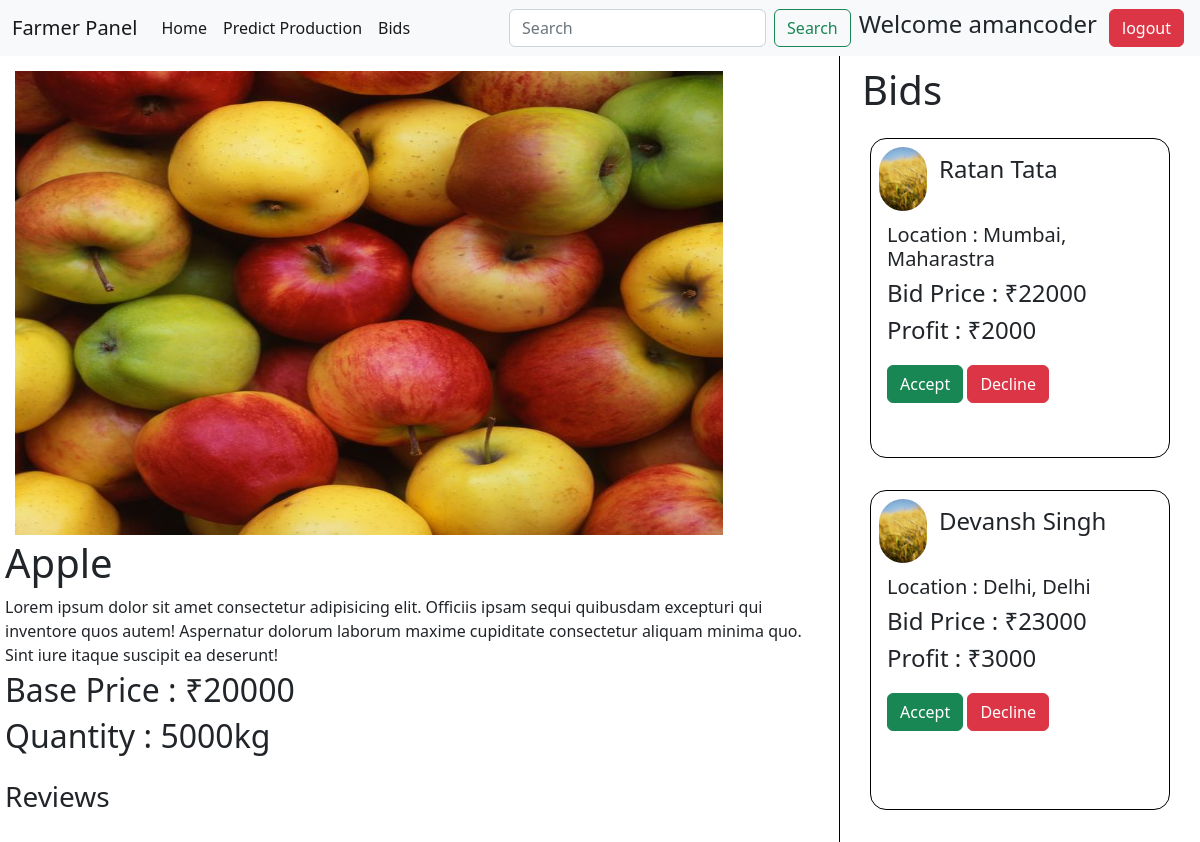
The page /farmer/crop/8/ (signed in) on the database its author committed.
### farmer/models.py (models this page shows, shortened)
class Product(models.Model):
    id = models.AutoField(primary_key=True)
    farmer = models.ForeignKey(UserProfile,on_delete = models.CASCADE)
    title = models.CharField(max_length=250,null=True,blank=True)
    crop_img = models.ImageField(upload_to="crop_img")
    crop_name = models.CharField(max_length=150)
    quantity = models.PositiveIntegerField()
    price = models.PositiveBigIntegerField()
    quality = models.CharField(choices=crop_quality_choice,max_length=30,null=True,blank=True)

class Bid(models.Model):
    id = models.AutoField(primary_key=True)
    farmer = models.ForeignKey(UserProfile,default=None,on_delete = models.CASCADE,related_name="bid_farmer")
    customer = models.ForeignKey(UserProfile,on_delete = models.CASCADE,related_name="bid_coustmer")
    crop = models.ForeignKey(Product,on_delete=models.CASCADE,null=True,blank=True)
    status = models.CharField(choices = status_choice,max_length=20)
    bid_price = models.PositiveIntegerField()
    def __str__(self):
        return f"Bid by {self.customer.user.username}"
    @property
    def profit(self):
        return self.bid_price - self.crop.price

### account/models.py (models this page shows, shortened)
class UserProfile(models.Model):
    id = models.AutoField(primary_key=True)
    user = models.ForeignKey(User,on_delete = models.CASCADE)
    user_type = models.CharField(choices=user_type_choices,max_length = 10)
    address = models.ForeignKey(Address,on_delete = models.CASCADE)
    contact_no = models.PositiveIntegerField()

class Address(models.Model):
    id = models.AutoField(primary_key = True)
    pincode = models.IntegerField(blank=True, null=True)
    city = models.CharField(choices=city_choices,max_length=70,blank=True, null=True,)
    state = models.CharField(choices=State_choices,max_length=70,blank=True, null=True)
    landmark = models.CharField(max_length=70)

### farmer/views.py (the view)
# urls.py: path("crop/<int:pk>/",cropDetail)
def cropDetail(request,pk):
    crop = Product.objects.get(pk = pk)
    farmer = UserProfile.objects.get(user = request.user)
    bids = []
    for b in Bid.objects.filter(crop = crop):
        if b.crop.farmer.user.username == farmer.user.username:
            bids.append(b)
    print(bids)
    context = {'crop':crop,'bids':bids}
    return render(request,"fullcropDetail.html",context=context)

### templates/fullcropDetail.html (shortened to what this page needs)
{% extends 'farmerbase.html' %}
{% block body %}
    <div class="main-container">
        <div class="right">
            <img src="{{crop.crop_img.url}}" alt="">
            <h1 class="my-1">{{crop.crop_name}}</h1>
            <p class="my-1">Lorem ipsum dolor sit amet consectetur adipisicing elit. Officiis ipsam sequi quibusdam excepturi qui inventore quos autem! Aspernatur dolorum laborum maxime cupiditate consectetur aliquam minima quo. Sint iure itaque suscipit ea deserunt!</p>
            <h2 id="price-heading">Base Price : ₹{{crop.price}}</h2>
            <h2>Quantity : {{crop.quantity}}kg</h2>
            <h3 class="my-3">Reviews</h3>
        </div>
        <div class="left">
            <h1>Bids</h1>
            {% for b in bids  %}
            <div class="my-3 bids-card">
                <div class="user-info">
                    <img class="mx-2 my-2" src="/static/predictpage.jpeg" alt="">
                    <h4 class="mx-1 my-3">{{b.customer.user.first_name}} {{b.customer.user.last_name}}</h4>
                </div>
                <h5 class="mx-3 my-1">Location : {{b.customer.address.city}}, {{b.customer.address.state}}</h5>
                <h4 class="mx-3 my-1">Bid Price : ₹{{b.bid_price}}</h4>
                <h4 class="mx-3 my-1">Profit : ₹{{b.profit}}</h4>
                <div class="mx-3 my-3 btns">
                    <button class="btn btn-success">Accept</button>
                    <button class="btn btn-danger">Decline</button>
                </div>
            </div>
            {% endfor %}
        </div>
    </div>
{% endblock body %}

### templates/farmerbase.html (shortened to what this page needs)
<!DOCTYPE html>
<html lang="en">
<head>
    <link href="https://cdn.jsdelivr.net/npm/bootstrap@5.2.0/dist/css/bootstrap.min.css" rel="stylesheet">
</head>
<body>
    <nav class="navbar navbar-expand-lg bg-light">
        <div class="container-fluid">
          <a class="navbar-brand" href="/farmer/page">Farmer Panel</a>
          <div class="collapse navbar-collapse" id="navbarSupportedContent">
            <ul class="navbar-nav me-auto mb-2 mb-lg-0">
              <li class="nav-item">
                <a class="nav-link active" aria-current="page" href="/farmer/page">Home</a>
              </li>
              <li class="nav-item">
                <a class="nav-link active" aria-current="page" href="/farmer/predict">Predict Production</a>
              </li>
              <li class="nav-item">
                <a class="nav-link active" aria-current="page" href="/farmer/bids">Bids</a>
              </li>
            </ul>
            <form class="d-flex" role="search">
              <input class="form-control me-2" type="search" placeholder="Search" aria-label="Search">
              <button class="btn btn-outline-success" type="submit">Search</button>
            </form>
            {% if user.is_authenticated %}
              <h4 class="mx-2">Welcome {{user.username}}</h4>
              <form class="d-flex">
                <a class="btn btn-danger mx-1" href="/account/logout" type="submit">logout</a>
              </form>
            {% endif %}
          </div>
        </div>
      </nav>
      {% block body %}{% endblock body %}
</body>
</html>

### templates/fullcropDetail.html (style rules this page uses)
.main-container { width: 100vw; height: 100vh; display: flex; }
.right { width: 70%; height: 100vh; display: flex; flex-direction: column; padding: 5px; border-right: 1px solid black; }
.right img { margin-top: 10px; margin-left: 10px; width: 59vw; height: 58vh; }
.left { width: 30%; height: 100vh; display: flex; flex-direction: column; padding: 10px; overflow-y: scroll; }
.left h1 { margin-left: 1vw; }
.bids-card { width: 25vw; height: 40vh; border: 1px solid black; display: flex; border-radius: 1rem; flex-direction: column; align-self: center; }
.user-info { width: 30vw; height: auto; display: flex; }
.user-info img { width: 4vw; height: 8vh; border-radius: 15rem; }

### rows shown on the page
Product: crop_img (picture), crop_name "Apple", price "20000", quantity "5000"
Bid: customer.user.first_name "Ratan", customer.user.last_name "Tata", customer.address.city "Mumbai", customer.address.state "Maharastra", bid_price "22000", profit "2000"
Bid: customer.user.first_name "Devansh", customer.user.last_name "Singh", customer.address.city "Delhi", customer.address.state "Delhi", bid_price "23000", profit "3000"

### other values the page prints
{{ user.username }} "amancoder"
